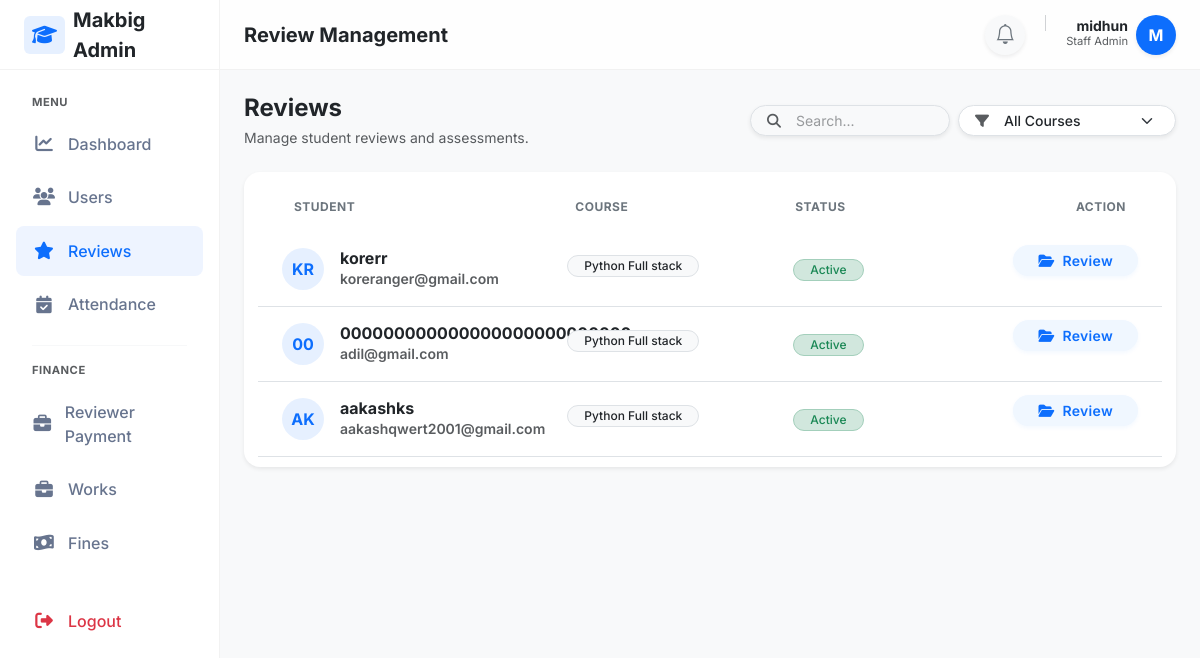
Before: /staff/reviews/ (signed in) with the older database file.
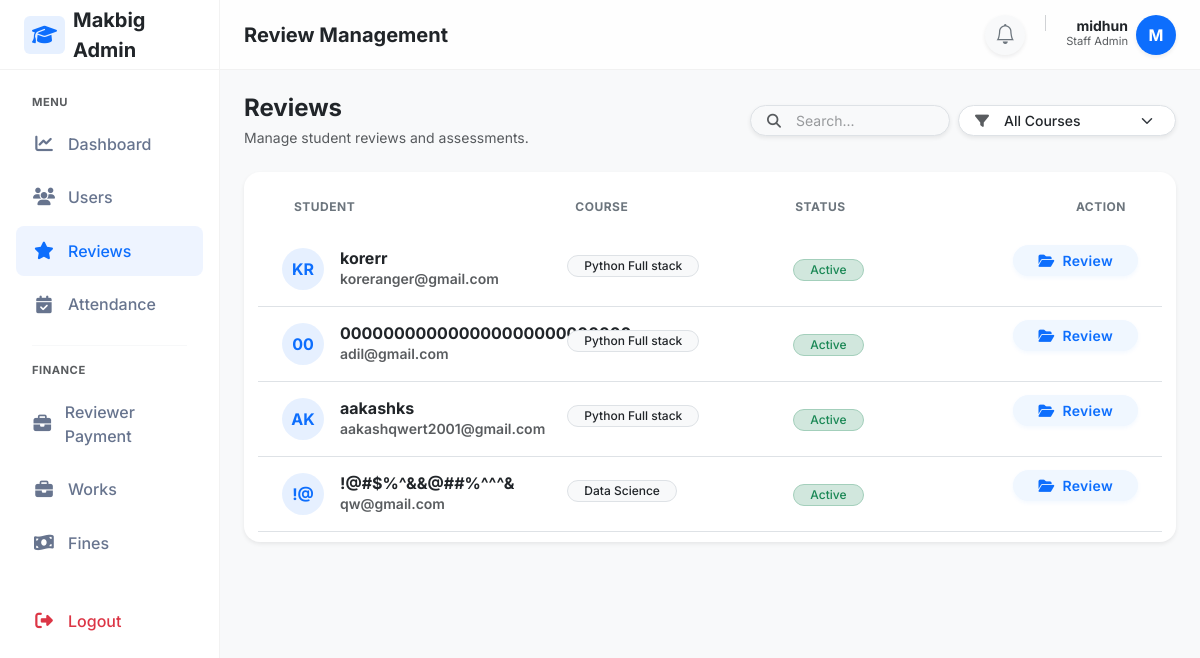
After: the same page with the newer database file.
### adminpanel/models.py (models this page shows, shortened)
class StudentProfile(models.Model):
    user=models.OneToOneField(User, on_delete=models.CASCADE)
    course=models.ForeignKey(Course,on_delete=models.SET_NULL,null=True)
    enrollment_date=models.DateField(auto_now_add=True)
    progress_percent=models.DecimalField(max_digits=5, decimal_places=2, default=0)

class User(AbstractUser):
    email=models.EmailField(unique=True)
    mobile_number=models.IntegerField(blank=True, null=True)
    is_student=models.BooleanField(default=False)

class Course(models.Model):
    name=models.CharField(max_length=200)
    description=models.TextField(blank=True,null=True)
    duration_months=models.IntegerField(default=6)

### reviews/views.py (the view)
# urls.py: path('staff/reviews/', views.staff_review_list, name='staff_review_list'),
@login_required(login_url='staff_login')
@user_passes_test(is_staff_user, login_url='staff_login')
def staff_review_list(request):
    courses=Course.objects.all()
    selected_course=request.GET.get('course')
    students=StudentProfile.objects.select_related('user','course')
    if selected_course:
        students=students.filter(course_id=selected_course)
    return render(request,'reviews/staff_review_list.html',{
        'courses':courses,
        'students':students,
        'selected_course':selected_course,
    })

### reviews/views.py (called while the page is built)
def is_staff_user(user):
    return user.is_authenticated and (user.is_staff or user.is_superuser)

### reviewtickets/context_processors.py (called while the page is built)
def ticket_notifications(request):
    if request.user.is_authenticated and request.user.is_staff:
        count = ReviewTicket.objects.filter(
            status='pending',
            is_seen=False
        ).count()
        return {'ticket_notification_count': count}
    return {}

### templates/reviews/staff_review_list.html (shortened to what the changed rows need)
{% extends "layouts/staff_layout.html" %}
{% block content %}
<div class="card border-0 shadow-sm rounded-4 overflow-hidden">
    <div class="card-body p-0">
        {% for student in students %}
        <div class="student-row p-3 p-md-0 border-bottom">
            <div class="row align-items-center m-0 gx-3">
                <div class="col-12 col-md-4 py-md-3 ps-md-4 mb-2 mb-md-0">
                    <div class="d-flex align-items-center">
                        <div class="avatar rounded-circle bg-primary bg-opacity-10 text-primary d-flex align-items-center justify-content-center fw-bold me-3 flex-shrink-0"
                            style="width: 42px; height: 42px;">
                            {{ student.user.first_name|first|default:"U"|upper}}{{student.user.last_name|first|default:""|upper }}
                        </div>
                        <div class="min-w-0">
                            <h6 class="mb-0 fw-bold text-dark text-truncate">{{ student.user.first_name }}{{student.user.last_name}}</h6>
                            <div class="small text-muted text-truncate">{{student.user.email }}</div>
                        </div>
                    </div>
                </div>
                <div class="col-6 col-md-3 py-md-3">
                    <span class="badge bg-light text-dark border rounded-pill fw-medium px-3 text-truncate max-w-100">
                        {{ student.course.name }}
                    </span>
                </div>
                <div class="col-6 col-md-2 py-md-3">
                    <span
                        class="badge bg-success-subtle text-success border border-success-subtle rounded-pill px-3 fw-medium">
                        Active
                    </span>
                </div>
                <div class="col-12 col-md-3 py-md-3 text-end pe-md-4 mt-2 mt-md-0 border-top border-md-0 pt-2 pt-md-0">
                    <a href="{% url 'staff_student_review' student.id %}?course={{ student.course.id }}"
                        class="btn btn-action-primary btn-sm rounded-pill px-4 w-100 w-md-auto d-inline-flex align-items-center justify-content-center">
                        <i class="fa-solid fa-folder-open me-2"></i> Review
                    </a>
                </div>
            </div>
        </div>
        {% endfor %}
    </div>
</div>
{% endblock %}

Changed rows visible on the page:
added StudentProfile: user.first_name|first "!", user.last_name|first "@", user.first_name "!@#$%^&&", user.last_name "@##%^^^&", user.email "qw@gmail.com", course.name "Data Science"
